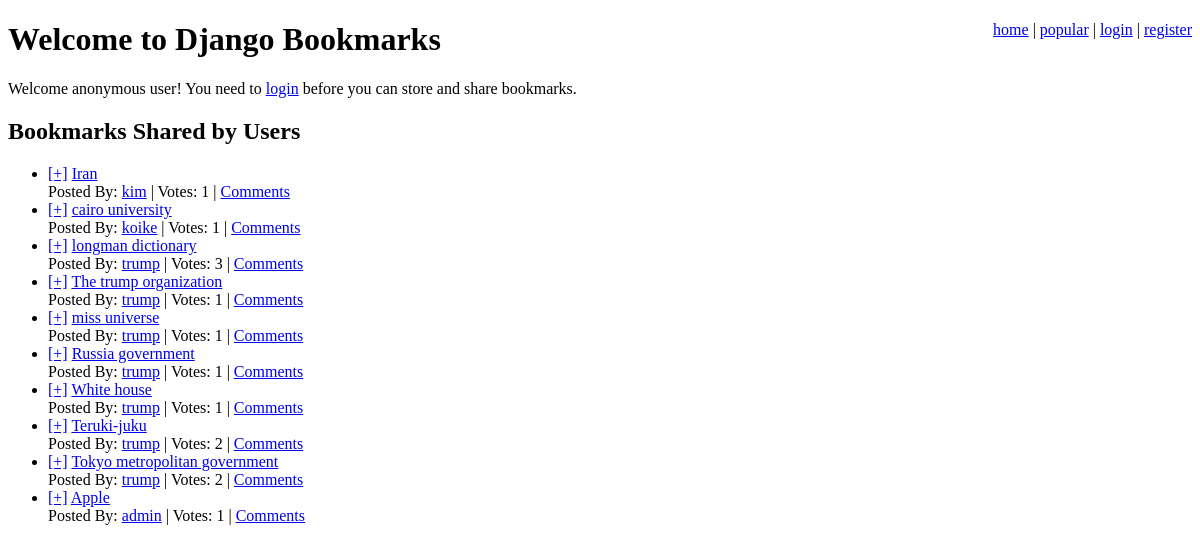
Before: / with the older database file.
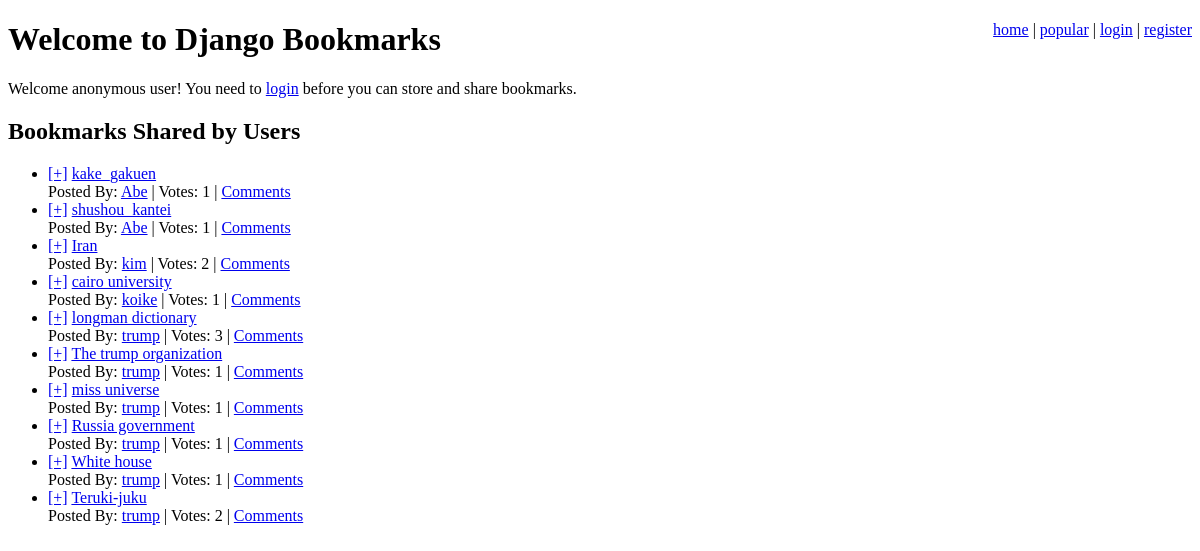
After: the same page with the newer database file.
### bookmarks/models.py (models this page shows, shortened)
class SharedBookmark(models.Model):
    bookmark = models.ForeignKey(Bookmark, unique=True)
    date = models.DateTimeField(auto_now_add=True)
    votes = models.IntegerField(default=1)
    users_voted = models.ManyToManyField(User)

class Bookmark(models.Model):
    title = models.CharField(max_length=200)
    user = models.ForeignKey(User)
    link = models.ForeignKey(Link)

### bookmarks/views.py (the view)
# urls.py: url(r'^$', main_page, name='main_page'),
def main_page(request):
    shared_bookmarks = SharedBookmark.objects.order_by(
        '-date'
    )[:10]
    context = {'shared_bookmarks': shared_bookmarks}
    return render(request, 'bookmarks/main_page.djhtml', context)

### bookmarks/templates/bookmarks/main_page.djhtml (shortened to what this page needs)
{% extends "base.djhtml" %}
{% block head %}Welcome to Django Bookmarks{% endblock %}
{% block content %}
    {% if user.username %}
	<p>Welcom {{ user.username }}!
	    Here you can store and share bookmarks!</p>
    {% else %}
	<p>Welcome anonymous user!
	    You need to <a href="/login/">login</a>
	    before you can store and share bookmarks.</p>
    {% endif %}
    <h2>Bookmarks Shared by Users</h2>
    {% include 'bookmarks/shared_bookmark_list.djhtml' %}
{% endblock %}

### bookmarks/templates/bookmarks/shared_bookmark_list.djhtml
{% if shared_bookmarks %}
    <ul class="bookmarks">
	{% for shared_bookmark in shared_bookmarks %}
	    <li>
		<a href="/vote/?id={{ shared_bookmark.id }}"
		   class="vote">[+]</a>
		<a href="{{ shared_bookmark.bookmark.link.url }}" class="title">
		    {{ shared_bookmark.bookmark.title|escape }}</a>
		<br />
		Posted By:
		<a href="/user/{{ shared_bookmark.bookmark.user.username }}/"
		   class="username">
		    {{ shared_bookmark.bookmark.user.username }}</a> |
		<span class="vote-count">Votes:
		    {{ shared_bookmark.votes }}</span> |
		<a href="/bookmark/{{ shared_bookmark.id }}/">Comments</a>
	    </li>
	{% endfor %}
    </ul>
{% else %}
    <p>No bookmarks found.</p>
{% endif %}

Changed rows visible on the page:
no longer on this page (row unchanged): SharedBookmark: bookmark "Tokyo metropolitan government", bookmark.user.username "trump", votes "2"
no longer on this page (row unchanged): SharedBookmark: bookmark "Apple", bookmark.user.username "admin", votes "1"
added SharedBookmark: bookmark "kake_gakuen", bookmark.user.username "Abe", votes "1"
added SharedBookmark: bookmark "shushou_kantei", bookmark.user.username "Abe", votes "1"
changed SharedBookmark "Iran": votes "1" → "2"
